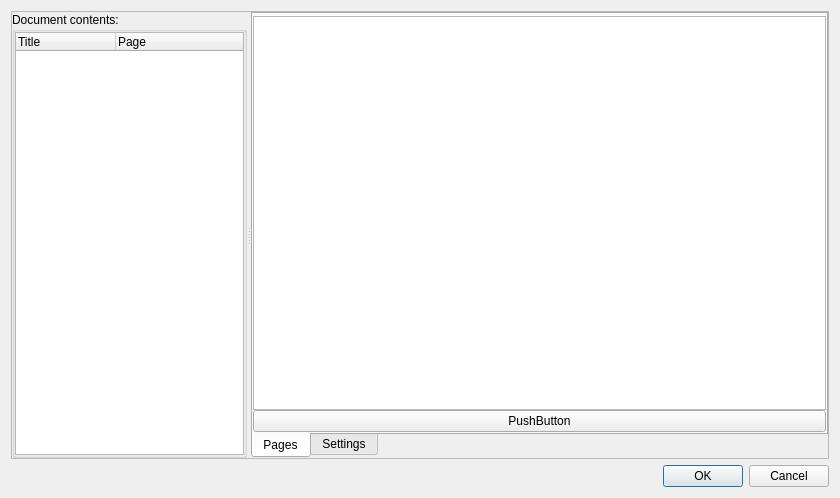
<?xml version="1.0" encoding="UTF-8"?>
<ui version="4.0">
 <class>ContentsManagerDialog</class>
 <widget class="QDialog" name="ContentsManagerDialog">
  <property name="geometry">
   <rect>
    <x>0</x>
    <y>0</y>
    <width>840</width>
    <height>498</height>
   </rect>
  </property>
  <property name="windowTitle">
   <string>Contents manager</string>
  </property>
  <layout class="QVBoxLayout" name="verticalLayout">
   <item>
    <widget class="QSplitter" name="splitter">
     <property name="sizePolicy">
      <sizepolicy hsizetype="Preferred" vsizetype="Expanding">
       <horstretch>0</horstretch>
       <verstretch>0</verstretch>
      </sizepolicy>
     </property>
     <property name="frameShape">
      <enum>QFrame::StyledPanel</enum>
     </property>
     <property name="orientation">
      <enum>Qt::Horizontal</enum>
     </property>
     <property name="childrenCollapsible">
      <bool>false</bool>
     </property>
     <widget class="QGroupBox" name="gbContents">
      <property name="sizePolicy">
       <sizepolicy hsizetype="Preferred" vsizetype="Expanding">
        <horstretch>0</horstretch>
        <verstretch>0</verstretch>
       </sizepolicy>
      </property>
      <property name="maximumSize">
       <size>
        <width>16777215</width>
        <height>16777215</height>
       </size>
      </property>
      <property name="title">
       <string>Document contents:</string>
      </property>
      <layout class="QVBoxLayout" name="verticalLayout_2">
       <property name="leftMargin">
        <number>0</number>
       </property>
       <property name="topMargin">
        <number>0</number>
       </property>
       <property name="rightMargin">
        <number>0</number>
       </property>
       <property name="bottomMargin">
        <number>0</number>
       </property>
       <item>
        <widget class="publish::QContentsTreeWidget" name="treeContents">
         <property name="sizePolicy">
          <sizepolicy hsizetype="Preferred" vsizetype="Expanding">
           <horstretch>0</horstretch>
           <verstretch>0</verstretch>
          </sizepolicy>
         </property>
         <property name="acceptDrops">
          <bool>true</bool>
         </property>
         <property name="sizeAdjustPolicy">
          <enum>QAbstractScrollArea::AdjustToContents</enum>
         </property>
         <property name="dragEnabled">
          <bool>true</bool>
         </property>
         <property name="dragDropMode">
          <enum>QAbstractItemView::DragDrop</enum>
         </property>
         <property name="defaultDropAction">
          <enum>Qt::MoveAction</enum>
         </property>
         <property name="rootIsDecorated">
          <bool>true</bool>
         </property>
         <property name="allColumnsShowFocus">
          <bool>true</bool>
         </property>
         <property name="wordWrap">
          <bool>true</bool>
         </property>
         <property name="headerHidden">
          <bool>false</bool>
         </property>
         <attribute name="headerVisible">
          <bool>true</bool>
         </attribute>
         <column>
          <property name="text">
           <string notr="true">Title</string>
          </property>
         </column>
         <column>
          <property name="text">
           <string>Page</string>
          </property>
         </column>
        </widget>
       </item>
      </layout>
     </widget>
     <widget class="QTabWidget" name="tabDjbz">
      <property name="tabPosition">
       <enum>QTabWidget::South</enum>
      </property>
      <property name="currentIndex">
       <number>0</number>
      </property>
      <widget class="QWidget" name="tabContent">
       <attribute name="title">
        <string>Pages</string>
       </attribute>
       <layout class="QVBoxLayout" name="verticalLayout_3">
        <property name="spacing">
         <number>0</number>
        </property>
        <property name="leftMargin">
         <number>0</number>
        </property>
        <property name="topMargin">
         <number>2</number>
        </property>
        <property name="rightMargin">
         <number>0</number>
        </property>
        <property name="bottomMargin">
         <number>0</number>
        </property>
        <item>
         <widget class="QGraphicsView" name="thumbView">
          <property name="sizePolicy">
           <sizepolicy hsizetype="Expanding" vsizetype="Expanding">
            <horstretch>1</horstretch>
            <verstretch>1</verstretch>
           </sizepolicy>
          </property>
          <property name="minimumSize">
           <size>
            <width>150</width>
            <height>0</height>
           </size>
          </property>
          <property name="maximumSize">
           <size>
            <width>16777215</width>
            <height>16777215</height>
           </size>
          </property>
          <property name="alignment">
           <set>Qt::AlignHCenter|Qt::AlignTop</set>
          </property>
          <property name="dragMode">
           <enum>QGraphicsView::RubberBandDrag</enum>
          </property>
         </widget>
        </item>
        <item>
         <widget class="QPushButton" name="pushButton">
          <property name="text">
           <string>PushButton</string>
          </property>
         </widget>
        </item>
       </layout>
      </widget>
      <widget class="QWidget" name="tabSettings">
       <attribute name="title">
        <string>Settings</string>
       </attribute>
       <layout class="QVBoxLayout" name="verticalLayout_4">
        <item>
         <spacer name="verticalSpacer">
          <property name="orientation">
           <enum>Qt::Vertical</enum>
          </property>
          <property name="sizeHint" stdset="0">
           <size>
            <width>20</width>
            <height>40</height>
           </size>
          </property>
         </spacer>
        </item>
       </layout>
      </widget>
     </widget>
    </widget>
   </item>
   <item>
    <layout class="QHBoxLayout" name="horizontalLayout_5">
     <item>
      <widget class="QDialogButtonBox" name="buttonBox">
       <property name="orientation">
        <enum>Qt::Horizontal</enum>
       </property>
       <property name="standardButtons">
        <set>QDialogButtonBox::Cancel|QDialogButtonBox::Ok</set>
       </property>
      </widget>
     </item>
    </layout>
   </item>
  </layout>
 </widget>
 <customwidgets>
  <customwidget>
   <class>publish::QContentsTreeWidget</class>
   <extends>QTreeWidget</extends>
   <header>src/core/filters/publish/ContentsManagerDialog.h</header>
  </customwidget>
 </customwidgets>
 <resources/>
 <connections/>
</ui>
